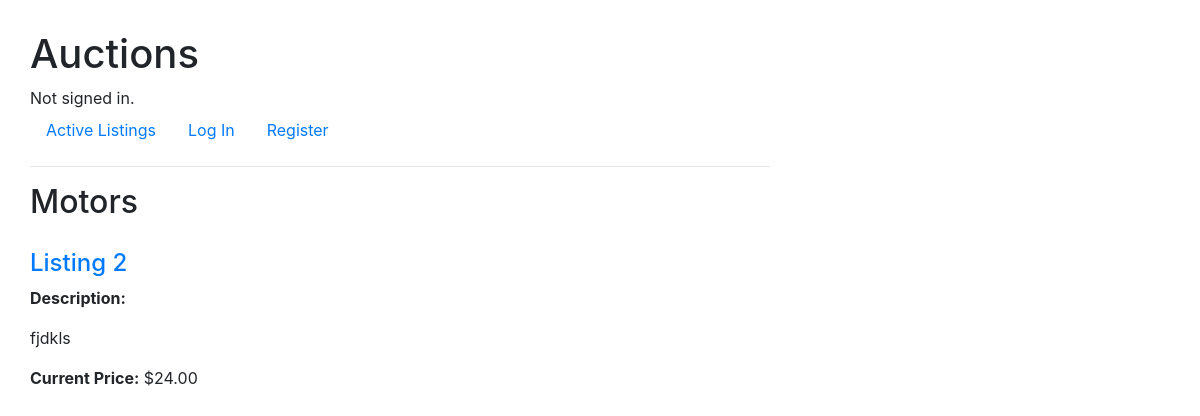
Screenshot of /categories/Motors with the database file from the repository.
### auctions/models.py (models this page shows, shortened)
class Category(models.Model):
    name = models.CharField(max_length=64, unique=True)

class AuctionItem(models.Model):
    title = models.CharField(max_length=200)
    description = models.TextField(max_length=2000)
    photo = models.URLField(blank=True, null=True)
    category = models.ForeignKey(Category, on_delete=models.PROTECT, blank=True, null=True, related_name="itemsInCat")
    active = models.BooleanField(default=True)
    price = models.DecimalField(max_digits = 8, decimal_places=2)
    posted = models.DateTimeField(auto_now_add=True)
    owner = models.ForeignKey(User, on_delete=models.CASCADE, related_name="listedItems")
    buyer = models.ForeignKey(User, on_delete=models.PROTECT, blank=True, null=True, related_name="boughtItems")
    watchlist = models.ManyToManyField(User, blank=True, null=True, related_name="my_watchlist")

### auctions/views.py (the view)
# urls.py: path("categories/<str:url_cat>", views.category, name="category"),
def category(request, url_cat):
    cur_cat = Category.objects.get(name=url_cat.title())
    if not cur_cat:
        return HttpResponse("fdshuoij")
    cat_items = AuctionItem.objects.filter(category=cur_cat, active=True)
    return render(request, "auctions/category.html", {
        "cat" : url_cat.title(),
        "listings": cat_items
    })

### auctions/templates/auctions/category.html (shortened to what this page needs)
{% extends "auctions/layout.html" %}
{% block body %}
    <h2>{{cat}}</h2>
    <div class="allListings">
        {% for listing in listings %}
            <div class="listingDiv">
                <h4><a href="{% url 'details' listing.id %}">{{listing.title}}</a></h3>
                <p><b>Description:</b></p>
                <p>{{listing.description}}</p>
                <p><b>Current Price:</b> ${{listing.price}}</p>
            </div>
        {% endfor %}
    </div>
{% endblock %}

### auctions/static/auctions/style.css (style rules this page uses)
* { margin: 0; padding: 0; box-sizing: border-box; }
body { padding: 30px; min-width: 100vh; max-width: 100vh; }
.allListings { display: grid; grid-template-columns: 1fr; min-width: 100vh; max-width: 100vh; }
.listingDiv { margin: 20px 40px 20px 0px; width: 1fr; }
@media (max-width: 1215px) { .allListings { grid-template-columns: 1fr; } }

### rows the page displays
Category: name "Motors"
AuctionItem: title "Listing 2", description "fjdkls", price "24.00"
